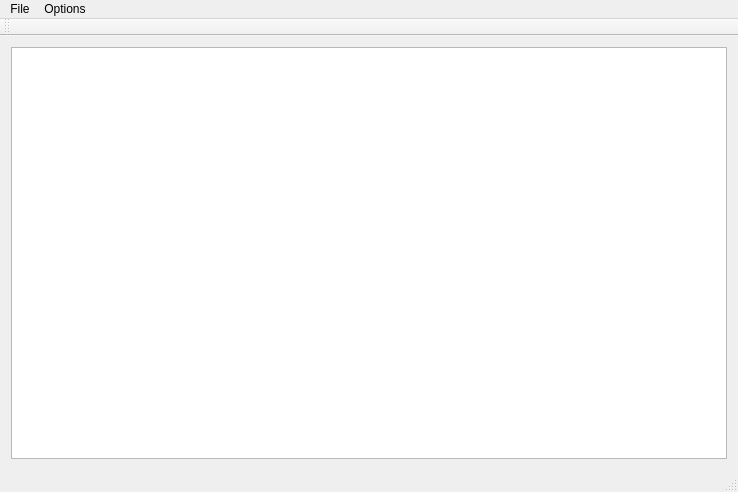
<?xml version="1.0" encoding="UTF-8"?>
<ui version="4.0">
 <class>MainWindow</class>
 <widget class="QMainWindow" name="MainWindow">
  <property name="geometry">
   <rect>
    <x>0</x>
    <y>0</y>
    <width>738</width>
    <height>492</height>
   </rect>
  </property>
  <property name="windowTitle">
   <string>CSVView</string>
  </property>
  <widget class="QWidget" name="centralWidget">
   <property name="minimumSize">
    <size>
     <width>738</width>
     <height>423</height>
    </size>
   </property>
   <property name="focusPolicy">
    <enum>Qt::NoFocus</enum>
   </property>
   <property name="layoutDirection">
    <enum>Qt::LeftToRight</enum>
   </property>
   <layout class="QVBoxLayout" name="verticalLayout_2">
    <item>
     <layout class="QVBoxLayout" name="verticalLayout">
      <item>
       <widget class="QTableView" name="tableView"/>
      </item>
     </layout>
    </item>
   </layout>
  </widget>
  <widget class="QMenuBar" name="menuBar">
   <property name="geometry">
    <rect>
     <x>0</x>
     <y>0</y>
     <width>738</width>
     <height>26</height>
    </rect>
   </property>
   <widget class="QMenu" name="menuFile">
    <property name="title">
     <string>File</string>
    </property>
    <addaction name="separator"/>
    <addaction name="actionOpen"/>
    <addaction name="separator"/>
    <addaction name="actionExit"/>
   </widget>
   <widget class="QMenu" name="menuOptions">
    <property name="title">
     <string>Options</string>
    </property>
    <addaction name="actionFirst_row_as_heading"/>
   </widget>
   <addaction name="menuFile"/>
   <addaction name="menuOptions"/>
  </widget>
  <widget class="QStatusBar" name="statusBar"/>
  <widget class="QToolBar" name="toolBar">
   <property name="windowTitle">
    <string>toolBar</string>
   </property>
   <attribute name="toolBarArea">
    <enum>TopToolBarArea</enum>
   </attribute>
   <attribute name="toolBarBreak">
    <bool>false</bool>
   </attribute>
  </widget>
  <action name="actionOpen">
   <property name="text">
    <string>Open</string>
   </property>
   <property name="shortcut">
    <string>Ctrl+O</string>
   </property>
  </action>
  <action name="actionExit">
   <property name="text">
    <string>Exit</string>
   </property>
  </action>
  <action name="actionFirst_row_as_heading">
   <property name="checkable">
    <bool>true</bool>
   </property>
   <property name="text">
    <string>First row as heading</string>
   </property>
  </action>
 </widget>
 <layoutdefault spacing="6" margin="11"/>
 <resources/>
 <connections/>
</ui>
